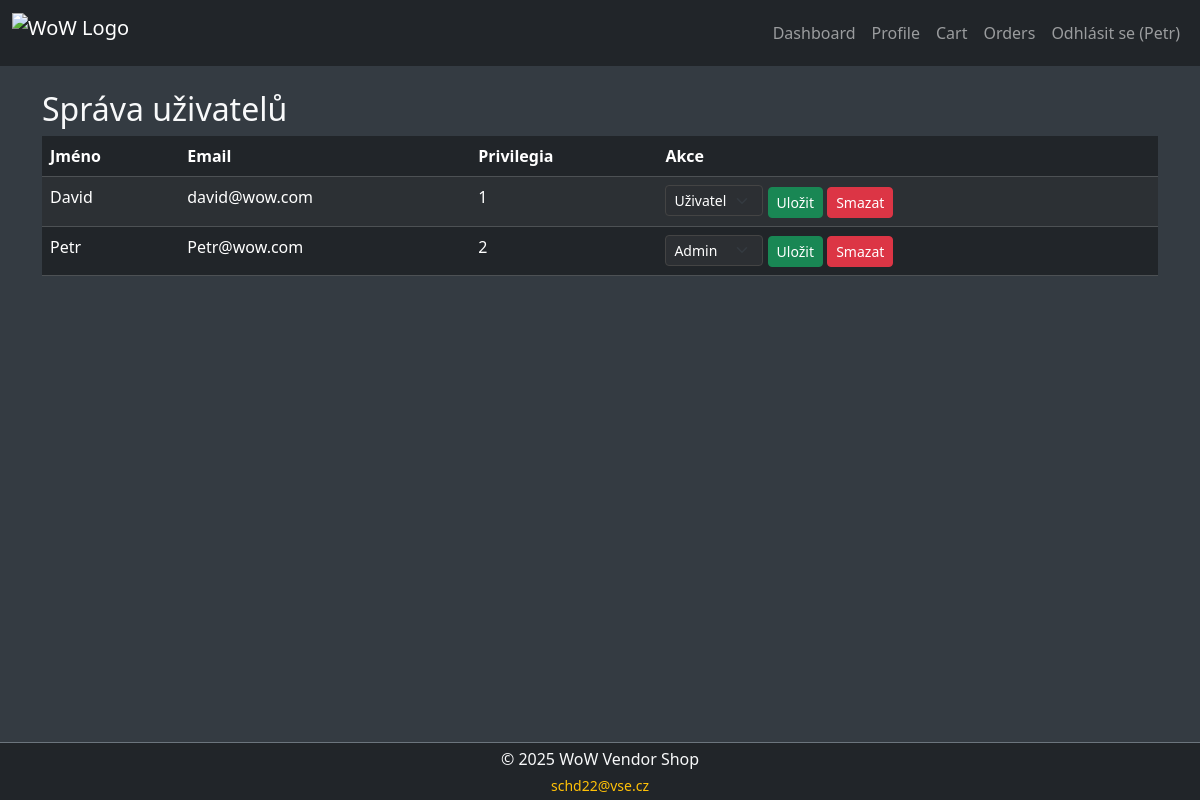
Screenshot of /admin/users.php (signed in) with the database file from the repository.
### tables this page shows
CREATE TABLE `sp_users` (
  `user_id` int(11) NOT NULL,
  `name` varchar(255) NOT NULL,
  `email` varchar(255) NOT NULL,
  `password` varchar(255) NOT NULL,
  `class_id` int(11) NOT NULL,
  `privilege_id` int(11) NOT NULL,
  `filter` tinyint(1) NOT NULL
);

### database/DatabaseConnection.php (called while the page is built, shortened)
<?php
class DatabaseConnection {
    private static $pdo;
    public static function getPDOConnection() {
        if (!self::$pdo) {
            self::$pdo = new PDO(
                "mysql:host=" . DB_SERVER_URL . ';dbname=' . DB_DATABASE,
                DB_USERNAME,
                DB_PASSWORD
            );
            self::$pdo->setAttribute(PDO::ATTR_DEFAULT_FETCH_MODE, PDO::FETCH_ASSOC);
            self::$pdo->setAttribute(PDO::ATTR_ERRMODE, PDO::ERRMODE_EXCEPTION);
        }
        return self::$pdo;
    }
}

### database/Database.php (called while the page is built, shortened)
<?php
require_once 'DatabaseConnection.php';
abstract class Database {
    public function __construct() {
        $this->connection = DatabaseConnection::getPDOConnection();
    }
}

### database/UsersDB.php (called while the page is built, shortened)
<?php require_once 'Database.php'; ?>
<?php
class UsersDB extends Database {
    public function getAllUsers() {
        $stmt = $this->connection->prepare("SELECT user_id, name, email, privilege_id FROM sp_users ORDER BY name");
        $stmt->execute();
        return $stmt->fetchAll(PDO::FETCH_ASSOC);
    }
}
?>

### admin/users.php (the view, shortened to what this page needs)
<?php
require_once __DIR__ . '/../incl/header.php';
require_once __DIR__ . '/../database/UsersDB.php';
$usersDB = new UsersDB();
$users = $usersDB->getAllUsers();
?>
<div class="container mt-4 text-light">
    <h2>Správa uživatelů</h2>
    <table class="table table-dark table-striped">
        <thead>
            <tr>
                <th>Jméno</th>
                <th>Email</th>
                <th>Privilegia</th>
                <th>Akce</th>
            </tr>
        </thead>
        <tbody>
            <?php foreach ($users as $user): ?>
                <tr>
                    <td><?= htmlspecialchars($user['name']) ?></td>
                    <td><?= htmlspecialchars($user['email']) ?></td>
                    <td><?= $user['privilege_id'] ?></td>
                    <td>
                        <form method="POST" class="d-inline">
                            <select name="privilege_id" class="form-select form-select-sm d-inline w-auto">
                                <option value="1" <?= $user['privilege_id'] == 1 ? 'selected' : '' ?>>Uživatel</option>
                                <option value="2" <?= $user['privilege_id'] == 2 ? 'selected' : '' ?>>Admin</option>
                            </select>
                            <button type="submit" class="btn btn-sm btn-success">Uložit</button>
                        </form>
                        <a href="delete_user.php?user_id=<?= $user['user_id'] ?>"
                           class="btn btn-sm btn-danger"
                           onclick="return confirm('Opravdu chceš tohoto uživatele smazat?');">
                            Smazat
                        </a>
                    </td>
                </tr>
            <?php endforeach; ?>
        </tbody>
    </table>
</div>
<?php require_once __DIR__ . '/../incl/footer.php'; ?>

### css/style.css (style rules this page uses)
body { background-color: rgb(52, 59, 66); }
html, body { height: 100%; margin: 0; }
body { display: flex; flex-direction: column; }
input.form-control, textarea.form-control, select.form-control, select.form-select { background-color: #2c2f33; color: #fff; border: 1px solid #444; }

### rows the page displays
sp_users: name "David", email "david@wow.com", privilege "1", privilege_id "Uživatel"
sp_users: name "Petr", email "Petr@wow.com", privilege "2", privilege_id "Admin"

### other values shown
$_SESSION['user'] "Petr"
